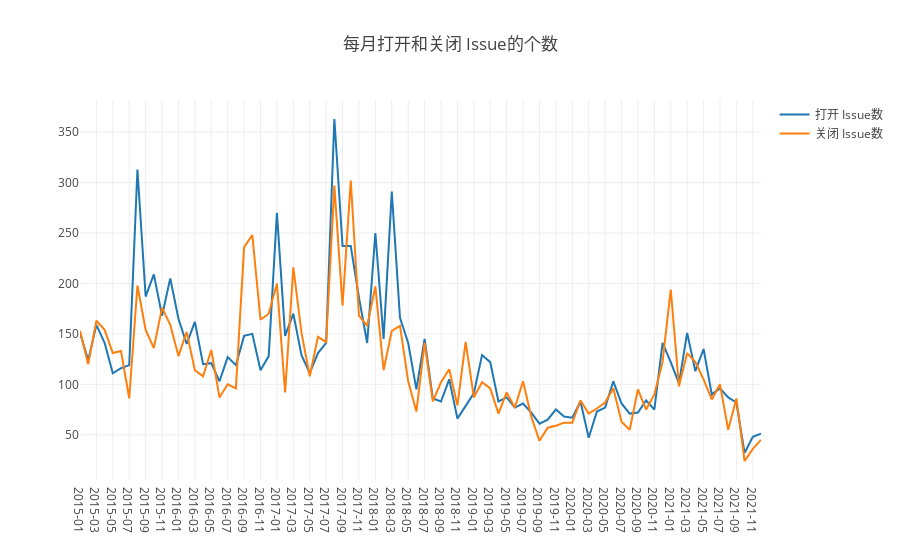

The notebook cell saved with this chart:
### Markdown cell above
## 2 每月打开 Issue 和关闭 Issue 的个数

### Code cell
query( `
    select t1.time as time1, t2.time as time2, open_issues, close_issues
    from 
        (select count(*) as open_issues,
        formatDateTime(created_at, '%Y-%m') as time
        from github_log.events
        where repo_id=${my_repo_id} and type = 'IssuesEvent' and action in('opened','reopened') and time between '2015-01' and '2021-12'
        group by formatDateTime(created_at, '%Y-%m')
        order by formatDateTime(created_at, '%Y-%m')) t1
    
        FULL OUTER JOIN
    
        (select count(*) as close_issues,
        formatDateTime(created_at, '%Y-%m') as time
        from github_log.events
        where repo_id=${my_repo_id} and type = 'IssuesEvent' and action='closed' and time between '2015-01' and '2021-12'
        group by formatDateTime(created_at, '%Y-%m')
        order by formatDateTime(created_at, '%Y-%m')) t2
    
        ON t1.time=t2.time
    `
).then(data => {
    var open_issues = [], close_issues=[], time = [], tt = [];
    data.forEach(dd => {
        open_issues.push(parseInt(dd.open_issues));
        close_issues.push(parseInt(dd.close_issues));
        if (dd.time1!='') {
            time.push(dd.time1);
            tt.push({'时间':dd.time1, '打开 Issue 数':parseInt(dd.open_issues), '关闭 Issue 数':parseInt(dd.close_issues)});
        }
        else {
            time.push(dd.time2);
            tt.push({'时间':dd.time2, '打开 Issue 数':parseInt(dd.open_issues), '关闭 Issue 数':parseInt(dd.close_issues)});
        }
    });
    openDigger.render.plotly([
        {x: time, y: open_issues, mode:'line', name:'打开 Issue数'}, 
        {x: time, y: close_issues, mode:'line', name:'关闭 Issue数'}
    ], {
        title: '每月打开和关闭 Issue的个数',
        xaxis: {type: 'category'}
    });
    console.table(tt)
});

### Figure 1 — Plotly figure (JSON) as saved in the notebook; plotly's stock layout.template omitted (floating-point values rounded to 4 significant figures)
{"data": [{"mode": "line", "name": "打开 Issue数", "x": ["2015-01", "2015-02", "2015-03", "2015-04", "2015-05", "2015-06", "2015-07", "2015-08", "2015-09", "2015-10", "2015-11", "2015-12", "2016-01", "2016-02", "2016-03", "2016-04", "2016-05", "2016-06", "2016-07", "2016-08", "2016-09", "2016-10", "2016-11", "2016-12", "2017-01", "2017-02", "2017-03", "2017-04", "2017-05", "2017-06", "2017-07", "2017-08", "2017-09", "2017-10", "2017-11", "2017-12", "2018-01", "2018-02", "2018-03", "2018-04", "2018-05", "2018-06", "2018-07", "2018-08", "2018-09", "2018-10", "2018-11", "2018-12", "2019-01", "2019-02", "2019-03", "2019-04", "2019-05", "2019-06", "2019-07", "2019-08", "2019-09", "2019-10", "2019-11", "2019-12", "2020-01", "2020-02", "2020-03", "2020-04", "2020-05", "2020-06", "2020-07", "2020-08", "2020-09", "2020-10", "2020-11", "2020-12", "2021-01", "2021-02", "2021-03", "2021-04", "2021-05", "2021-06", "2021-07", "2021-08", "2021-09", "2021-10", "2021-11", "2021-12"], "y": [151, 124, 159, 141, 111, 116, 119, 313, 187, 209, 168, 205, 165, 140, 162, 120, 121, 103, 127, 119, 148, 150, 114, 128, 270, 148, 170, 129, 111, 131, 141, 363, 237, 237, 186, 141, 250, 145, 291, 166, 141, 95, 145, 86, 83, 105, 66, 79, 91, 129, 122, 83, 87, 77, 81, 72, 61, 65, 75, 68, 67, 83, 47, 73, 77, 103, 81, 71, 72, 84, 75, 141, 122, 101, 151, 113, 135, 90, 96, 87, 82, 32, 48, 51]}, {"mode": "line", "name": "关闭 Issue数", "x": ["2015-01", "2015-02", "2015-03", "2015-04", "2015-05", "2015-06", "2015-07", "2015-08", "2015-09", "2015-10", "2015-11", "2015-12", "2016-01", "2016-02", "2016-03", "2016-04", "2016-05", "2016-06", "2016-07", "2016-08", "2016-09", "2016-10", "2016-11", "2016-12", "2017-01", "2017-02", "2017-03", "2017-04", "2017-05", "2017-06", "2017-07", "2017-08", "2017-09", "2017-10", "2017-11", "2017-12", "2018-01", "2018-02", "2018-03", "2018-04", "2018-05", "2018-06", "2018-07", "2018-08", "2018-09", "2018-10", "2018-11", "2018-12", "2019-01", "2019-02", "2019-03", "2019-04", "2019-05", "2019-06", "2019-07", "2019-08", "2019-09", "2019-10", "2019-11", "2019-12", "2020-01", "2020-02", "2020-03", "2020-04", "2020-05", "2020-06", "2020-07", "2020-08", "2020-09", "2020-10", "2020-11", "2020-12", "2021-01", "2021-02", "2021-03", "2021-04", "2021-05", "2021-06", "2021-07", "2021-08", "2021-09", "2021-10", "2021-11", "2021-12"], "y": [153, 120, 163, 154, 131, 133, 86, 198, 154, 136, 176, 159, 128, 152, 114, 108, 134, 87, 100, 96, 236, 248, 164, 170, 200, 92, 216, 151, 108, 147, 142, 297, 178, 302, 168, 158, 197, 114, 153, 158, 103, 73, 141, 83, 102, 115, 79, 142, 87, 102, 96, 71, 92, 77, 103, 68, 44, 57, 59, 62, 62, 84, 71, 76, 82, 96, 63, 55, 95, 75, 90, 122, 194, 98, 131, 122, 105, 85, 100, 55, 86, 24, 36, 45]}], "layout": {"autosize": true, "title": {"text": "每月打开和关闭 Issue的个数"}, "xaxis": {"autorange": true, "range": [0, 83], "type": "category"}, "yaxis": {"autorange": true, "range": [5.167, 381.8], "type": "linear"}}}
